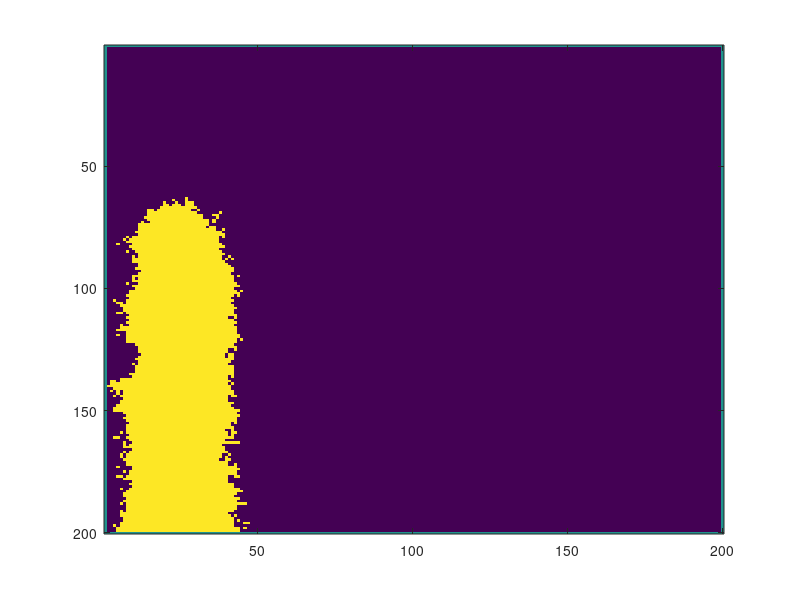

Recreate this plot in MATLAB.
clear all;
close all;


function world = gen_world(N)
  world = sparse(zeros(N));
  world(end,:) = world(:,end) = world(1,:) = world(:,1) =1;
  %world(80:end-1, 50) = 2;
  %world(30:50, 30:50) = 2;
  %world(40:end-1, 2:20)= 2;
  %world(2:80, 60:80) = 2;
  world(80:end-1, 25) = 2;
  %world(20:40,20:40) = 2;
endfunction

function nutrient_matrix = gen_nutrients(size_world, initial_value);
  nutrient_matrix = initial_value * ones(size_world);
endfunction

function Pd = cell_division(nutrient_matrix, K,world)
  Pd = sparse(zeros(size(nutrient_matrix)));
  Pd = nutrient_matrix ./ (nutrient_matrix+K);
endfunction


function new_nutrient_matrix = update_nutrient_matrix(world,nutrient_matrix,k,layer_thickness, D,dt, Cs)
  [bacteria_row, bacteria_col] = find(world == 2);


  new_nutrient_matrix = zeros(size(world));

  for bacteria = 1:length(bacteria_row)
    bacteria_row(bacteria);, bacteria_col(bacteria);
    distances = [];
    try
      distances(1) = bacteria_row(bacteria) - find(world(1:bacteria_row(bacteria), bacteria_col(bacteria)) == 0, 1, "last"); % Above
    catch
      distances(1) = 0;

    end_try_catch

    try
      distances(2) = find(world(bacteria_row(bacteria):end, bacteria_col(bacteria)) == 0, 1, "first")-1; % Under
    catch
      distances(2) = 0;
    end_try_catch

    try
      distances(3) = bacteria_col(bacteria) - find(world(bacteria_row(bacteria), 1:bacteria_col(bacteria)) == 0, 1, "last"); % Left
    catch
      distances(3) = 0;
    end_try_catch
    try
      distances(4) = find(world(bacteria_row(bacteria), bacteria_col(bacteria):end) == 0,1, "first")-1; % Right

    catch
      distances(4) = 0;
    end_try_catch

    distances(5) = sqrt(distances(1)^2 + distances(3)^2);
    distances(6) = sqrt(distances(1)^2 + distances(3)^2);

      % Get bottom corner
    distances(7) = sqrt(distances(1)^2 + distances(4)^2);
    distances(8) = sqrt(distances(1)^2 + distances(4)^2);
    distances(distances == 0) = (layer_thickness);

    effectieve_afstand = sum(1 ./ distances.^2)^(-1);
    new_nutrient_matrix(bacteria_row(bacteria), bacteria_col(bacteria)) = Cs / (1+sqrt((k / (2*D)) * effectieve_afstand));

  endfor
  %new_nutrient_matrix = new_nutrient_matrix + D * dt * del2(nutrient_matrix);
endfunction


function world = new_gen(world, Pd);
  random_numbers = zeros(size(Pd));
  non_nul_indices = (Pd ~= 0);
  nul_indices = (Pd == 0);
  random_numbers(non_nul_indices) = rand(size(Pd(Pd ~= 0)));

  Pd(Pd ~= 0) = (random_numbers(Pd ~= 0) < Pd(Pd ~= 0));

  neighbor_numbers = zeros(size(world));
  neighbor_numbers(world == 0) = rand(size(world(world == 0)));
  maxval = zeros(size(neighbor_numbers));
  for delta_x = -1:1
    for delta_y = -1:1
      maxval = max(maxval, circshift(neighbor_numbers, [delta_y, delta_x]));
    endfor
  endfor

  Pd(Pd != 1 & world !=1 & (ismember(neighbor_numbers, maxval(neighbor_numbers == 0 & Pd == 1)))) = 1;
  world(Pd == 1) = 2;
endfunction



function world = cell_erosion(world, strength, stress)
  Pe = 1 / (1+(strength / stress));
  rand_mask = rand(size(world));
  eroding_cells = (rand_mask < Pe) & ( world == 2);
  eroding_cells_layer = eroding_cells & ((circshift(world, [0,-1]) == 0) | (circshift(world, [0,1]) == 0) | (circshift(world, [1,0]) == 0) | (circshift(world, [-1,0]) == 0));
  world(eroding_cells_layer) = 0;
endfunction



% Constanten
N = 200; % Size world
dB = 1 ; % Layer size

r = 0.1; % Biofilm sterkte
s = 0.03; % Stress % leuke is 0.1 en 0.03


D = 0.01; % Diffusie rate
k = 0.1; % Nutrient update rate
C = 1; % Bulk concentratie


dt = 0.1; %Tijdstap difussie

K = 0.5; % Half-saturatie constante
Cs = C
world = gen_world(N);
nutrient_matrix = gen_nutrients(N, C);

for i = 1:80

nutrient_matrix = sparse(update_nutrient_matrix(world,nutrient_matrix,k,dB,D,dt, Cs));

Pd = full(cell_division(nutrient_matrix, K,world));

world = sparse(new_gen(world, Pd));

world = full(cell_erosion(world, r,s));
imagesc(world)
pause(0.1)

endfor
